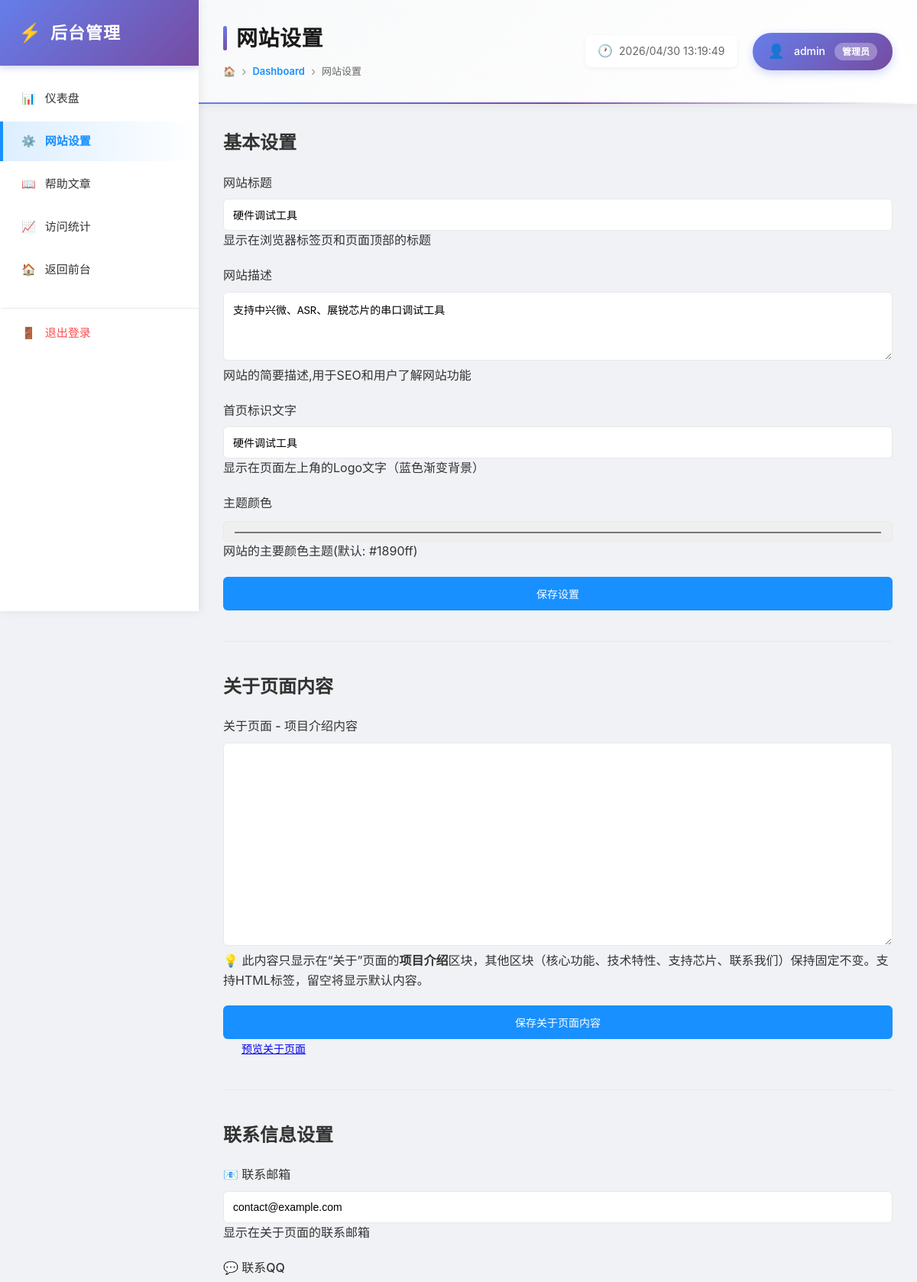
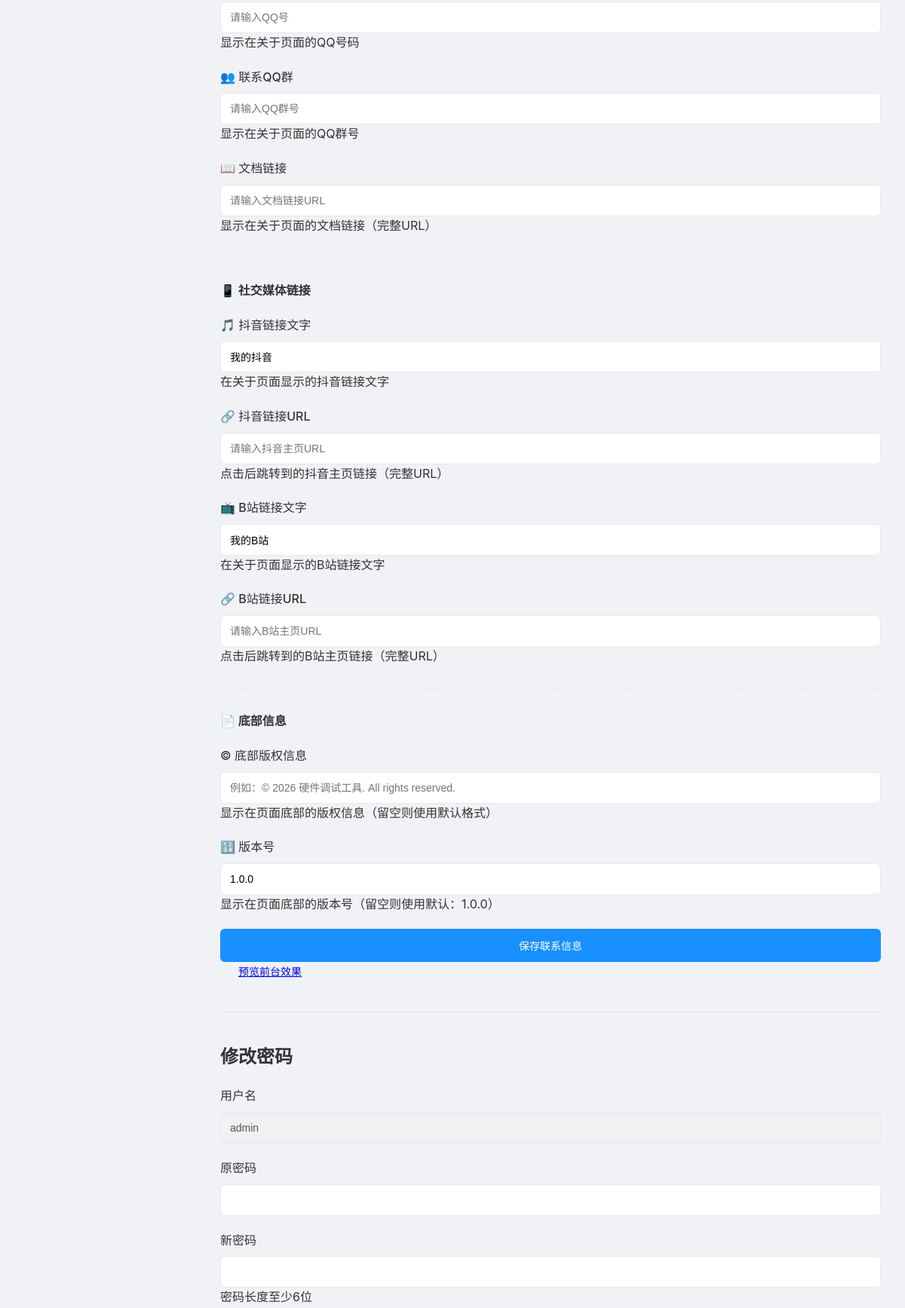
Screenshot of /admin/settings.php (signed in, upper part) with the database file from the repository (2 pictures, top to bottom).
### tables this page shows
CREATE TABLE IF NOT EXISTS settings (
    id INT PRIMARY KEY AUTO_INCREMENT,
    site_title VARCHAR(100) NOT NULL DEFAULT '硬件调试工具',
    site_description TEXT COMMENT '网站描述',
    site_text_logo VARCHAR(100) DEFAULT '硬件调试工具' COMMENT '网站文字Logo',
    about_content TEXT COMMENT '关于页面HTML内容',
    contact_email VARCHAR(100) DEFAULT 'contact@example.com' COMMENT '联系邮箱',
    contact_qq VARCHAR(20) DEFAULT '' COMMENT '联系QQ',
    contact_qq_group VARCHAR(50) DEFAULT '' COMMENT '联系QQ群',
    contact_doc_url VARCHAR(255) DEFAULT '' COMMENT '文档链接',
    site_logo VARCHAR(255) DEFAULT '/assets/images/logo.svg',
    site_favicon VARCHAR(255) DEFAULT '/assets/images/favicon.svg',
    theme_color VARCHAR(20) DEFAULT '#1890ff',
    footer_copyright VARCHAR(255) DEFAULT '',
    footer_version VARCHAR(20) DEFAULT '1.0.0',
    douyin_text VARCHAR(100) DEFAULT '我的抖音',
    douyin_url VARCHAR(255) DEFAULT '',
    bilibili_text VARCHAR(100) DEFAULT '我的B站',
    bilibili_url VARCHAR(255) DEFAULT '',
    updated_at TIMESTAMP DEFAULT CURRENT_TIMESTAMP ON UPDATE CURRENT_TIMESTAMP
);

### includes/functions.php (called while the page is built, shortened)
<?php
function getSettings() {
    $db = getDB();
    try {
        $stmt = $db->query("SELECT * FROM settings WHERE id = 1");
        return $stmt->fetch();
    } catch (Exception $e) {
        return [
            'site_title' => '硬件调试工具',
            'site_description' => '支持中兴微、ASR、展锐芯片的串口调试工具',
            'site_text_logo' => '硬件调试工具',
            'theme_color' => '#1890ff',
            'about_content' => '',
        ];
    }
}

### admin/settings.php (the view, shortened to what this page needs)
<?php
require_once __DIR__ . '/../includes/functions.php';
$settings = getSettings();
$db = getDB();
$stmt = $db->prepare("SELECT username, email FROM admin_users WHERE id = :id");
$stmt->execute([':id' => $_SESSION['admin_id']]);
$adminUser = $stmt->fetch();
?>
<!DOCTYPE html>
<html lang="zh-CN">
<head>
    <link rel="stylesheet" href="/assets/css/admin.css">
</head>
<body>
    <div class="admin-layout">
        <aside class="admin-sidebar">
            <div class="sidebar-header">
                <h2>后台管理</h2>
            </div>
            <nav class="sidebar-nav">
                <a href="/admin/index.php" class="nav-item">
                    <span>📊</span>
                    <span>仪表盘</span>
                </a>
                <a href="/admin/settings.php" class="nav-item active">
                    <span>⚙️</span>
                    <span>网站设置</span>
                </a>
                <a href="/admin/help.php" class="nav-item">
                    <span>📖</span>
                    <span>帮助文章</span>
                </a>
                <a href="/admin/statistics.php" class="nav-item">
                    <span>📈</span>
                    <span>访问统计</span>
                </a>
                <a href="/" class="nav-item" target="_blank">
                    <span>🏠</span>
                    <span>返回前台</span>
                </a>
                <a href="/admin/logout.php" class="nav-item logout">
                    <span>🚪</span>
                    <span>退出登录</span>
                </a>
            </nav>
        </aside>
        <main class="admin-main">
            <header class="admin-header">
                <div class="admin-header-left">
                    <h1>网站设置</h1>
                    <div class="breadcrumb">
                        <span>🏠</span>
                        <span class="separator">›</span>
                        <span class="current">Dashboard</span>
                        <span class="separator">›</span>
                        <span>网站设置</span>
                    </div>
                </div>
                <div class="admin-header-right">
                    <div class="header-time" id="currentTime"></div>
                    <div class="user-info">
                        <span><?php echo htmlspecialchars($_SESSION['admin_username'] ?? 'admin'); ?></span>
                        <span class="user-badge">管理员</span>
                    </div>
                </div>
            </header>
            <div class="admin-content">
                <h2 style="margin-bottom: 20px; color: var(--text-primary);">基本设置</h2>
                <form method="POST" class="settings-form">
                    <div class="form-group">
                        <label for="site_title">网站标题</label>
                        <input type="text" id="site_title" name="site_title"
                               value="<?php echo htmlspecialchars($settings['site_title']); ?>"
                               required>
                        <p class="help-text">显示在浏览器标签页和页面顶部的标题</p>
                    </div>
                    <div class="form-group">
                        <label for="site_description">网站描述</label>
                        <textarea id="site_description" name="site_description" rows="4"
                                  required><?php echo htmlspecialchars($settings['site_description']); ?></textarea>
                        <p class="help-text">网站的简要描述,用于SEO和用户了解网站功能</p>
                    </div>
                    <div class="form-group">
                        <label for="site_text_logo">首页标识文字</label>
                        <input type="text" id="site_text_logo" name="site_text_logo"
                               value="<?php echo htmlspecialchars($settings['site_text_logo'] ?? '硬件调试工具'); ?>"
                               maxlength="50">
                        <p class="help-text">显示在页面左上角的Logo文字（蓝色渐变背景）</p>
                    </div>
                    <div class="form-group">
                        <label for="theme_color">主题颜色</label>
                        <input type="color" id="theme_color" name="theme_color"
                               value="<?php echo htmlspecialchars($settings['theme_color']); ?>">
                        <p class="help-text">网站的主要颜色主题(默认: #1890ff)</p>
                    </div>
                    <button type="submit" class="btn btn-primary">保存设置</button>
                </form>
                <hr style="margin: 40px 0; border: none; border-top: 1px solid var(--border-color);">
                <h2 style="margin-bottom: 20px; color: var(--text-primary);">关于页面内容</h2>
                <form method="POST" class="settings-form">
                    <div class="form-group">
                        <label for="about_content">关于页面 - 项目介绍内容</label>
                        <textarea id="about_content" name="about_content" rows="15"
                                  style="font-family: 'Courier New', monospace;"><?php echo htmlspecialchars($settings['about_content'] ?? ''); ?></textarea>
                        <p class="help-text">💡 此内容只显示在“关于”页面的<strong>项目介绍</strong>区块，其他区块（核心功能、技术特性、支持芯片、联系我们）保持固定不变。支持HTML标签，留空将显示默认内容。</p>
                    </div>
                    <button type="submit" class="btn btn-primary">保存关于页面内容</button>
                    <a href="/?page=about" class="btn btn-secondary" target="_blank">预览关于页面</a>
                </form>
                <hr style="margin: 40px 0; border: none; border-top: 1px solid var(--border-color);">
                <h2 style="margin-bottom: 20px; color: var(--text-primary);">联系信息设置</h2>
                <form method="POST" class="settings-form">
                    <div class="form-group">
                        <label for="contact_email">📧 联系邮箱</label>
                        <input type="email" id="contact_email" name="contact_email"
                               value="<?php echo htmlspecialchars($settings['contact_email'] ?? ''); ?>"
                               placeholder="请输入联系邮箱">
                        <p class="help-text">显示在关于页面的联系邮箱</p>
                    </div>
                    <div class="form-group">
                        <label for="contact_qq">💬 联系QQ</label>
                        <input type="text" id="contact_qq" name="contact_qq"
                               value="<?php echo htmlspecialchars($settings['contact_qq'] ?? ''); ?>"
                               placeholder="请输入QQ号">
                        <p class="help-text">显示在关于页面的QQ号码</p>
                    </div>
                    <div class="form-group">
                        <label for="contact_qq_group">👥 联系QQ群</label>
                        <input type="text" id="contact_qq_group" name="contact_qq_group"
                               value="<?php echo htmlspecialchars($settings['contact_qq_group'] ?? ''); ?>"
                               placeholder="请输入QQ群号">
                        <p class="help-text">显示在关于页面的QQ群号</p>
                    </div>
                    <div class="form-group">
                        <label for="contact_doc_url">📖 文档链接</label>
                        <input type="url" id="contact_doc_url" name="contact_doc_url"
                               value="<?php echo htmlspecialchars($settings['contact_doc_url'] ?? ''); ?>"
                               placeholder="请输入文档链接URL">
                        <p class="help-text">显示在关于页面的文档链接（完整URL）</p>
                    </div>
                    <hr style="margin: 30px 0; border: none; border-top: 1px dashed var(--border-color);">
                    <h3 style="margin-bottom: 20px; color: var(--text-primary); font-size: 16px;">📱 社交媒体链接</h3>
                    <div class="form-group">
                        <label for="douyin_text">🎵 抖音链接文字</label>
                        <input type="text" id="douyin_text" name="douyin_text"
                               value="<?php echo htmlspecialchars($settings['douyin_text'] ?? '我的抖音'); ?>"
                               placeholder="请输入显示文字">
                        <p class="help-text">在关于页面显示的抖音链接文字</p>
                    </div>
                    <div class="form-group">
                        <label for="douyin_url">🔗 抖音链接URL</label>
                        <input type="url" id="douyin_url" name="douyin_url"
                               value="<?php echo htmlspecialchars($settings['douyin_url'] ?? ''); ?>"
                               placeholder="请输入抖音主页URL">
                        <p class="help-text">点击后跳转到的抖音主页链接（完整URL）</p>
                    </div>
                    <div class="form-group">
                        <label for="bilibili_text">📺 B站链接文字</label>
                        <input type="text" id="bilibili_text" name="bilibili_text"
                               value="<?php echo htmlspecialchars($settings['bilibili_text'] ?? '我的B站'); ?>"
                               placeholder="请输入显示文字">
                        <p class="help-text">在关于页面显示的B站链接文字</p>
                    </div>
                    <div class="form-group">
                        <label for="bilibili_url">🔗 B站链接URL</label>
                        <input type="url" id="bilibili_url" name="bilibili_url"
                               value="<?php echo htmlspecialchars($settings['bilibili_url'] ?? ''); ?>"
                               placeholder="请输入B站主页URL">
                        <p class="help-text">点击后跳转到的B站主页链接（完整URL）</p>
                    </div>
                    <hr style="margin: 30px 0; border: none; border-top: 1px dashed var(--border-color);">
                    <h3 style="margin-bottom: 20px; color: var(--text-primary); font-size: 16px;">📄 底部信息</h3>
                    <div class="form-group">
                        <label for="footer_copyright">© 底部版权信息</label>
                        <input type="text" id="footer_copyright" name="footer_copyright"
                               value="<?php echo htmlspecialchars($settings['footer_copyright'] ?? ''); ?>"
                               placeholder="例如：© 2026 硬件调试工具. All rights reserved.">
                        <p class="help-text">显示在页面底部的版权信息（留空则使用默认格式）</p>
                    </div>
                    <div class="form-group">
                        <label for="footer_version">🔢 版本号</label>
                        <input type="text" id="footer_version" name="footer_version"
                               value="<?php echo htmlspecialchars($settings['footer_version'] ?? '1.0.0'); ?>"
                               placeholder="例如：1.0.0">
                        <p class="help-text">显示在页面底部的版本号（留空则使用默认：1.0.0）</p>
                    </div>
                    <button type="submit" class="btn btn-primary">保存联系信息</button>
                    <a href="/" class="btn btn-secondary" target="_blank">预览前台效果</a>
                </form>
                <hr style="margin: 40px 0; border: none; border-top: 1px solid var(--border-color);">
                <h2 style="margin-bottom: 20px; color: var(--text-primary);">修改密码</h2>
                <form method="POST" class="settings-form">
                    <div class="form-group">
                        <label for="username">用户名</label>
                        <input type="text" id="username" value="<?php echo htmlspecialchars($adminUser['username']); ?>" disabled>
                    </div>
                    <div class="form-group">
                        <label for="old_password">原密码</label>
                        <input type="password" id="old_password" name="old_password" required>
                    </div>
                    <div class="form-group">
                        <label for="new_password">新密码</label>
                        <input type="password" id="new_password" name="new_password" required minlength="6">
                        <p class="help-text">密码长度至少6位</p>
                    </div>
                </form>
            </div>
        </main>
    </div>
</body>
</html>

### admin/settings.php (style rules this page uses)
.admin-layout { display: flex; min-height: 100vh; width: 100%; }
.admin-sidebar { width: 260px; background: white; box-shadow: 2px 0 12px rgba(0, 0, 0, 0.08); position: fixed; height: 100vh; overflow-y: auto; left: 0; top: 0; z-index: 1000; display: flex; flex-direction: column; transition: transform 0.3s ease; }
.admin-main { flex: 1; margin-left: 260px; display: flex; flex-direction: column; min-height: 100vh; width: calc(100% - 260px); transition: margin-left 0.3s ease, width 0.3s ease; }
.sidebar-header { padding: 24px; border-bottom: 1px solid #e8e8e8; background: linear-gradient(135deg, #667eea 0%, #764ba2 100%); flex-shrink: 0; display: flex; align-items: center; gap: 12px; box-shadow: 0 2px 8px rgba(102, 126, 234, 0.3); }
.sidebar-header::before { content: '⚡'; font-size: 24px; }
.sidebar-header h2 { color: white; font-size: 22px; font-weight: 700; margin: 0; letter-spacing: 1px; }
.sidebar-nav { padding: 16px 0; display: flex; flex-direction: column; gap: 4px; flex: 1; overflow-y: auto; }
.nav-item { display: flex; align-items: center; gap: 12px; padding: 14px 24px; color: #333; text-decoration: none; transition: all 0.3s ease; border-left: 4px solid transparent; font-size: 15px; font-weight: 500; }
.nav-item.active { background: linear-gradient(90deg, rgba(24, 144, 255, 0.15) 0%, transparent 100%); color: #1890ff; border-left-color: #1890ff; font-weight: 600; }
.nav-item.logout { margin-top: auto; color: #ff4d4f; border-top: 1px solid #e8e8e8; padding-top: 20px; margin-top: 20px; }

### rows the page displays
settings: site_title "硬件调试工具", site_description "支持中兴微、ASR、展锐芯片的串口调试工具", site_text_logo "硬件调试工具", theme_color "#1890ff", contact_email "contact@example.com", douyin_text "我的抖音", bilibili_text "我的B站", footer_version "1.0.0"

### other values shown
$_SESSION['admin_username'] "admin"
